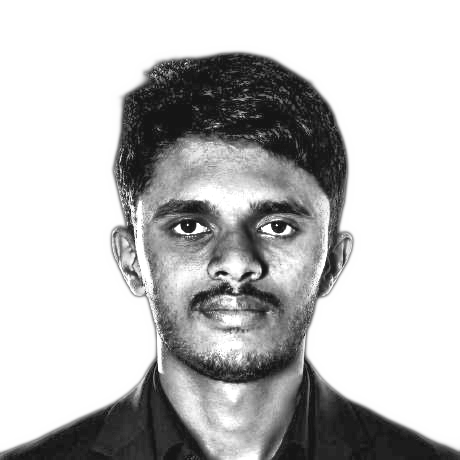
#> input picture assets/source-prepped.png, 460 x 460 px
$ python make_ascii_svg.py
#> lines starting #> are read from the running program, lines starting #| are printed output that depends on the picture
"""
Convert a portrait photo into a CLEAN, monochrome ASCII-art SVG (Andrew6rant
style: one light-gray color, subject isolated on a dark background) that plays
two grid-aligned falling-block assemblies in succession:
  1. Square 80x80 blocks dropping and stacking into the portrait
  2. Board clears downward, then interlocking Tetris tetrominoes drop & lock

GitHub renders SVGs embedded via <img> and runs their SMIL animations there (JS
does not run). Blocks are sliced along exact character/line boundaries so there
is zero <use> or per-block <clipPath> overhead.
"""
from PIL import Image, ImageEnhance, ImageFilter
import html
import math
import os
import random
import sys

HERE = os.path.dirname(os.path.abspath(__file__))
SRC = sys.argv[1] if len(sys.argv) > 1 else os.path.join(HERE, "..", "assets", "source-prepped.png")
OUT = sys.argv[2] if len(sys.argv) > 2 else os.path.join(HERE, "..", "avi-ascii.svg")

COLS = 100
ROWS = 53
CELL_W = 8
CELL_H = 16
RAMP = " .`:-=+*cs#%@"  # bright(sparse) -> dark(dense); leading space clears bg

CONTRAST = 1.05
BRIGHTNESS = 1.0
GAMMA = 1.18          # >1 brightens mids -> face lands in sparser chars
SHARPEN = False
WHITE_FLOOR = 0.80    # luminance above this is forced to blank (space)

PAD = 20
TITLEBAR_H = 30
STATUS_H = 30
CHARS_PER_BLK = 10    # 10 * 8  = 80px wide
LINES_PER_BLK = 5     #  5 * 16 = 80px tall
BLOCK_SIZE = 80       # exact square aligned to character cell boundaries

BG = "#0d1117"
BG2 = "#111722"
FRAME = "#30363d"
TITLE_TEXT = "#7d8590"
INK = "#c9d1d9"      # the single ascii color (matches Andrew6rant)

# ---- timing ---------------------------------------------------------------
BASE_FALL_DUR = 0.62
STEP_GAP = 0.13
COL_SPREAD = 0.85
HOLD_BETWEEN = 1.10
HOLD_END = 1.40
CLEAR_DUR = 0.42

BASE_TETROMINOES = {
    "I": [(0, 0), (1, 0), (2, 0), (3, 0)],
    "O": [(0, 0), (1, 0), (0, 1), (1, 1)],
    "T": [(0, 0), (1, 0), (2, 0), (1, 1)],
    "S": [(1, 0), (2, 0), (0, 1), (1, 1)],
    "Z": [(0, 0), (1, 0), (1, 1), (2, 1)],
    "J": [(0, 0), (0, 1), (1, 1), (2, 1)],
    "L": [(2, 0), (0, 1), (1, 1), (2, 1)],
}
BASE_TRIMINOES = {
    "L3": [(0, 0), (0, 1), (1, 1)],
    "I3": [(0, 0), (1, 0), (2, 0)],
}
TETRIS_COLORS = {
    "I": "#39c5cf",
    "O": "#e3b341",
    "T": "#bc8cff",
    "S": "#3fb950",
    "Z": "#f85149",
    "J": "#58a6ff",
    "L": "#ffa657",
    "L3": "#7d8590",
    "I3": "#7d8590",
}


def rotations(cells):
    """Return unique normalized rotations of a polyomino."""
    out = set()
    cur = list(cells)
    for _ in range(4):
        minx = min(x for x, y in cur)
        miny = min(y for x, y in cur)
        out.add(tuple(sorted((x - minx, y - miny) for x, y in cur)))
        cur = [(-y, x) for x, y in cur]
    return list(out)


def tile_tetris_grid(grid_cols, grid_rows, seed=7):
    """Tile a grid bottom-up into tetrominoes (plus minimal triminoes if area % 4 != 0)."""
    rng = random.Random(seed)
    tet_vars = [(n, r) for n, b in BASE_TETROMINOES.items() for r in rotations(b)]
    tri_vars = [(n, r) for n, b in BASE_TRIMINOES.items() for r in rotations(b)]
    tri_budget = (4 - (grid_cols * grid_rows) % 4) % 4  # 2 for 10x15 -> two 3-cell pieces

    grid = [[-1] * grid_cols for _ in range(grid_rows)]
    pieces = []

    def next_empty():
        for y in range(grid_rows - 1, -1, -1):
            for x in range(grid_cols):
                if grid[y][x] == -1:
                    return x, y
        return None

    def components_feasible(tri_left):
        seen = [[False] * grid_cols for _ in range(grid_rows)]
        small_need = 0
        for sy in range(grid_rows):
            for sx in range(grid_cols):
                if grid[sy][sx] != -1 or seen[sy][sx]:
                    continue
                stack = [(sx, sy)]
                seen[sy][sx] = True
                cnt = 0
                while stack:
                    cx, cy = stack.pop()
                    cnt += 1
                    for dx, dy in ((1, 0), (-1, 0), (0, 1), (0, -1)):
                        nx, ny = cx + dx, cy + dy
                        if 0 <= nx < grid_cols and 0 <= ny < grid_rows and not seen[ny][nx] and grid[ny][nx] == -1:
                            seen[ny][nx] = True
                            stack.append((nx, ny))
                if cnt < 3:
                    return False
                rem = cnt % 4
                if rem in (1, 2):
                    if rem == 2 and tri_left >= 2:
                        small_need += 2
                    else:
                        return False
                elif rem == 3:
                    small_need += 1
        return small_need <= tri_left

    def solve(tri_left):
        pos = next_empty()
        if pos is None:
            return tri_left == 0
        ax, ay = pos
        cands = []
        for name, shape in tet_vars:
            for ox, oy in shape:
                pts = [(ax + x - ox, ay + y - oy) for x, y in shape]
                if all(0 <= px < grid_cols and 0 <= py < grid_rows and grid[py][px] == -1 for px, py in pts):
                    cands.append((name, pts, 0))
        if tri_left > 0 and ay <= 3:
            for name, shape in tri_vars:
                for ox, oy in shape:
                    pts = [(ax + x - ox, ay + y - oy) for x, y in shape]
                    if all(0 <= px < grid_cols and 0 <= py < grid_rows and grid[py][px] == -1 for px, py in pts):
                        cands.append((name, pts, 1))
        rng.shuffle(cands)
        cands.sort(key=lambda item: item[2])
        for name, pts, cost in cands:
            pid = len(pieces)
            for px, py in pts:
                grid[py][px] = pid
            if components_feasible(tri_left - cost):
                pieces.append((pid, name, pts))
                if solve(tri_left - cost):
                    return True
                pieces.pop()
            for px, py in pts:
                grid[py][px] = -1
        return False

    assert solve(tri_budget), f"Failed to tile {grid_cols}x{grid_rows} grid"
    return grid, pieces


def piece_outline_path(pts, origin_x, origin_y, size):
    """Build exact outer boundary path of a connected polyomino."""
    cell_set = set(pts)
    edges = {}
    for gx, gy in pts:
        x0, y0 = origin_x + gx * size, origin_y + gy * size
        x1, y1 = x0 + size, y0 + size
        if (gx, gy - 1) not in cell_set:
            edges.setdefault((x0, y0), []).append((x1, y0))
        if (gx + 1, gy) not in cell_set:
            edges.setdefault((x1, y0), []).append((x1, y1))
        if (gx, gy + 1) not in cell_set:
            edges.setdefault((x1, y1), []).append((x0, y1))
        if (gx - 1, gy) not in cell_set:
            edges.setdefault((x0, y1), []).append((x0, y0))
    loops = []
    while edges:
        start = next(iter(edges))
        cur = start
        loop = [cur]
        while True:
            nxt = edges[cur].pop(0)
            if not edges[cur]:
                del edges[cur]
            if nxt == start:
                break
            loop.append(nxt)
            cur = nxt
        loops.append(loop)
    return "".join(
        f"M{lp[0][0]:.1f} {lp[0][1]:.1f}" + "".join(f"L{x:.1f} {y:.1f}" for x, y in lp[1:]) + "Z"
        for lp in loops
    )


def inner_mino_seams(pts, origin_x, origin_y, size):
    """Internal lines between adjacent minos of the same polyomino."""
    cell_set = set(pts)
    segs = []
    for gx, gy in pts:
        x0, y0 = origin_x + gx * size, origin_y + gy * size
        if (gx + 1, gy) in cell_set:
            segs.append(f"M{x0+size:.1f} {y0:.1f}V{y0+size:.1f}")
        if (gx, gy + 1) in cell_set:
            segs.append(f"M{x0:.1f} {y0+size:.1f}H{x0+size:.1f}")
    return "".join(segs)


def render_cell_texts(padded_rows, gx, gy, art_top, font_size):
    """Render the sliced <text> lines belonging to a single grid square."""
    bx = PAD + gx * BLOCK_SIZE
    by = art_top + gy * BLOCK_SIZE
    c0 = gx * CHARS_PER_BLK
    c1 = c0 + CHARS_PER_BLK
    texts = []
    for lr in range(LINES_PER_BLK):
        ry = gy * LINES_PER_BLK + lr
        ty = by + lr * CELL_H + CELL_H * 0.74
        slice_txt = html.escape(padded_rows[ry][c0:c1])
        texts.append(
            f'<text xml:space="preserve" x="{bx}" y="{ty:.1f}" fill="{INK}" '
            f'font-size="{font_size:.1f}" textLength="{BLOCK_SIZE}" lengthAdjust="spacing">'
            f'{slice_txt}</text>'
        )
    return "".join(texts)


def drop_group(inner, fall_dist, t_start, fall_dur, total_dur):
    """Wrap content in a SMIL gravity-drop + settle <g> synced to master loop."""
    k1 = max(0.0005, t_start / total_dur)
    k2 = (t_start + 0.88 * fall_dur) / total_dur
    k3 = (t_start + 0.95 * fall_dur) / total_dur
    k4 = min(0.9995, (t_start + fall_dur) / total_dur)
    return (
        f'<g transform="translate(0,-{fall_dist})">{inner}'
        f'<animateTransform attributeName="transform" type="translate" '
        f'values="0 -{fall_dist}; 0 -{fall_dist}; 0 0; 0 -3; 0 0; 0 0" '
        f'keyTimes="0; {k1:.5f}; {k2:.5f}; {k3:.5f}; {k4:.5f}; 1" '
        f'keySplines="0 0 1 1; 0.45 0 1 0.9; 0.2 0.8 0.4 1; 0.4 0 0.8 1; 0 0 1 1" '
        f'calcMode="spline" begin="0s" dur="{total_dur:.3f}s" repeatCount="indefinite"/>'
        f'</g>'
    )

TXT_SRC = os.path.join(HERE, "..", "assets", "ascii-art.txt")
if not os.path.exists(TXT_SRC):
    TXT_SRC = os.path.join(HERE, "..", "ascii-art.txt")

if os.path.exists(TXT_SRC):
    with open(TXT_SRC, "r", encoding="utf-8") as f:
        rows_txt = [line.rstrip("\r\n") for line in f if line.strip()]
    ROWS = len(rows_txt)
    COLS = max(len(l) for l in rows_txt) if rows_txt else 100
    rows_txt = [l.ljust(COLS) for l in rows_txt]
else:
    im = Image.open(SRC).convert("L")               # grayscale
#> im is the input picture: PIL image 460x460 L; min 18, max 255, mean 191.7
    if SHARPEN:
        im = im.filter(ImageFilter.UnsharpMask(radius=2, percent=140, threshold=2))
    im = ImageEnhance.Brightness(im).enhance(BRIGHTNESS)
    im = ImageEnhance.Contrast(im).enhance(CONTRAST)
    im = im.resize((COLS, ROWS), Image.LANCZOS)
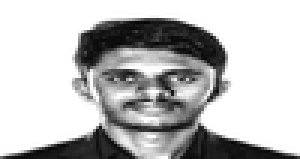
#> im: PIL image 100x53 L (shown 3 times larger); min 4, max 255, mean 189.5
    px = im.load()

    rows_txt = []
    for y in range(ROWS):
        chars = []
        for x in range(COLS):
            lum = px[x, y] / 255.0
            lum = pow(lum, GAMMA)
            if lum >= WHITE_FLOOR:
                chars.append(" ")
                continue
            idx = int((1.0 - lum) * (len(RAMP) - 1) + 0.5)
            idx = max(0, min(len(RAMP) - 1, idx))
            chars.append(RAMP[idx])
        rows_txt.append("".join(chars))
#> after the loop, rows_txt = 53 items

STATIC = bool(os.environ.get("STATIC"))  # emit frozen state for previews

# Pad rows/cols cleanly to an exact grid of BLOCK_SIZE x BLOCK_SIZE squares
GRID_COLS = math.ceil(COLS / CHARS_PER_BLK)
GRID_ROWS = math.ceil(ROWS / LINES_PER_BLK)
PADDED_COLS = GRID_COLS * CHARS_PER_BLK
PADDED_ROWS = GRID_ROWS * LINES_PER_BLK

pad_left = (PADDED_COLS - COLS) // 2
pad_top = (PADDED_ROWS - ROWS) // 2
pad_bottom = PADDED_ROWS - ROWS - pad_top
padded_rows = (
    [" " * PADDED_COLS] * pad_top
    + [(" " * pad_left + l).ljust(PADDED_COLS) for l in rows_txt]
    + [" " * PADDED_COLS] * pad_bottom
)
#> padded_rows = 55 items

GRID_W = GRID_COLS * BLOCK_SIZE
GRID_H = GRID_ROWS * BLOCK_SIZE

CANVAS_W = GRID_W + PAD * 2
CANVAS_H = TITLEBAR_H + GRID_H + STATUS_H + PAD

art_top = TITLEBAR_H + PAD * 0.35

# ---- 2. assemble SVG ------------------------------------------------------
parts = []
parts.append(
    f'<svg xmlns="http://www.w3.org/2000/svg" width="{CANVAS_W}" height="{CANVAS_H}" '
    f'viewBox="0 0 {CANVAS_W} {CANVAS_H}" font-family="ui-monospace, SFMono-Regular, '
    f'Menlo, Consolas, monospace">'
)
parts.append(
    f'<defs>'
    f'<linearGradient id="bg" x1="0" y1="0" x2="0" y2="1">'
    f'<stop offset="0" stop-color="{BG2}"/><stop offset="1" stop-color="{BG}"/>'
    f'</linearGradient>'
    f'<clipPath id="art-vp"><rect x="{PAD}" y="{art_top:.1f}" '
    f'width="{GRID_W}" height="{GRID_H}"/></clipPath>'
    f'</defs>'
)

parts.append(f'<rect width="{CANVAS_W}" height="{CANVAS_H}" rx="12" fill="url(#bg)"/>')
parts.append(f'<rect x="0.5" y="0.5" width="{CANVAS_W-1}" height="{CANVAS_H-1}" rx="12" '
             f'fill="none" stroke="{FRAME}" stroke-width="1"/>')

parts.append(f'<line x1="0" y1="{TITLEBAR_H}" x2="{CANVAS_W}" y2="{TITLEBAR_H}" stroke="{FRAME}"/>')
for i, dotcol in enumerate(["#ff5f56", "#ffbd2e", "#27c93f"]):
    parts.append(f'<circle cx="{PAD + i*16}" cy="{TITLEBAR_H/2}" r="5" fill="{dotcol}"/>')
font_size = CELL_H * 0.86

if STATIC:
    parts.append(f'<text x="{CANVAS_W/2}" y="{TITLEBAR_H/2 + 4}" fill="{TITLE_TEXT}" font-size="12" '
                 f'text-anchor="middle">abrez-rizvi@github: ~$ ./portrait.sh</text>')
    parts.append('<g clip-path="url(#art-vp)">')
    for ry, line in enumerate(padded_rows):
        y = art_top + ry * CELL_H + CELL_H * 0.74
        parts.append(
            f'<text xml:space="preserve" x="{PAD}" y="{y:.1f}" fill="{INK}" '
            f'font-size="{font_size:.1f}" textLength="{GRID_W}" lengthAdjust="spacing">'
            f'{html.escape(line)}</text>'
        )
    parts.append('</g>')
else:
    # ---- Phase 1: square 80x80 blocks dropping & stacking ----
    col_order = sorted(range(GRID_COLS), key=lambda c: ((c * 5 + 3) % GRID_COLS))
    col_delays = [0.0] * GRID_COLS
    for rank, col in enumerate(col_order):
        col_delays[col] = (rank / max(1, GRID_COLS - 1)) * COL_SPREAD

    p1_items = []
    p1_max_land = 0.0
    for gx in range(GRID_COLS):
        for gy in range(GRID_ROWS - 1, -1, -1):
            stack_idx = (GRID_ROWS - 1) - gy
            fall_dist = (gy + 1) * BLOCK_SIZE
            fall_dur = max(0.22, BASE_FALL_DUR * math.sqrt(fall_dist / GRID_H))
            jitter = ((gx * 7 + gy * 3) % 5) * 0.010
            t_start = 0.05 + col_delays[gx] + stack_idx * STEP_GAP + jitter
            p1_max_land = max(p1_max_land, t_start + fall_dur)
            inner = render_cell_texts(padded_rows, gx, gy, art_top, font_size)
            p1_items.append((inner, fall_dist, t_start, fall_dur))
#> after the loop, p1_items = 110 items

    t_clear1 = p1_max_land + HOLD_BETWEEN
    t_p2 = t_clear1 + CLEAR_DUR

    # ---- Phase 2: interlocking Tetris tetrominoes ----
    grid, pieces = tile_tetris_grid(GRID_COLS, GRID_ROWS, seed=7)
    deps = {pid: set() for pid, _, _ in pieces}
    for pid, _, pts in pieces:
        for gx, gy in pts:
            if gy + 1 < GRID_ROWS:
                below = grid[gy + 1][gx]
                if below != pid:
                    deps[pid].add(below)

    depth = {}
    def get_depth(pid):
        if pid not in depth:
            depth[pid] = 0 if not deps[pid] else 1 + max(get_depth(q) for q in deps[pid])
        return depth[pid]

    for pid, _, _ in pieces:
        get_depth(pid)

    order_pids = sorted(
        range(len(pieces)),
        key=lambda p: (depth[p], -max(y for _, y in pieces[p][2]), min(x for x, _ in pieces[p][2])),
    )
    t_start_map, t_land_map = {}, {}
    for pid in order_pids:
        _, _, pts = pieces[pid]
        max_y = max(y for _, y in pts)
        min_x = min(x for x, _ in pts)
        fall_dist = (max_y + 1) * BLOCK_SIZE
        fall_dur = max(0.24, BASE_FALL_DUR * math.sqrt(fall_dist / GRID_H))
        if not deps[pid]:
            t_start = (min_x % 5) * 0.08 + (pid % 3) * 0.05
        else:
            min_land = max(t_land_map[q] for q in deps[pid]) + 0.11
            col_wave = ((min_x * 3 + depth[pid] * 5) % 4) * 0.04
            t_start = max(0.0, min_land - fall_dur + col_wave)
        t_start_map[pid] = t_start
        t_land_map[pid] = t_start + fall_dur

    p2_base = t_p2 + 0.08
    p2_end = p2_base + max(t_land_map.values()) + 0.43
    t_clear2 = p2_end + HOLD_END
    t_p2_hide = t_clear2 + CLEAR_DUR
    total_loop = t_p2_hide + 0.15

    p1_blocks = [drop_group(inner, dist, ts, fd, total_loop) for inner, dist, ts, fd in p1_items]
#> p1_blocks = 110 items

    p2_blocks = []
    for pid in order_pids:
        _, name, pts = pieces[pid]
        max_y = max(y for _, y in pts)
        fall_dist = (max_y + 1) * BLOCK_SIZE
        t_start = p2_base + t_start_map[pid]
        t_land = p2_base + t_land_map[pid]
        fall_dur = t_land_map[pid] - t_start_map[pid]
        color = TETRIS_COLORS[name]
        outline = piece_outline_path(pts, PAD, art_top, BLOCK_SIZE)
        seams = inner_mino_seams(pts, PAD, art_top, BLOCK_SIZE)
        k_fs = (t_land + 0.08) / total_loop
        k_fe = (t_land + 0.43) / total_loop
        border_grp = (
            f'<g opacity="0.9">'
            f'<path d="{outline}" fill="{color}" fill-opacity="0.09" stroke="{color}" '
            f'stroke-width="2" stroke-linejoin="round"/>'
            + (f'<path d="{seams}" fill="none" stroke="{color}" stroke-width="1" stroke-opacity="0.32"/>' if seams else '')
            + f'<animate attributeName="opacity" values="0.9;0.9;0;0" '
            f'keyTimes="0;{k_fs:.5f};{k_fe:.5f};1" '
            f'begin="0s" dur="{total_loop:.3f}s" repeatCount="indefinite"/></g>'
        )
        texts = "".join(render_cell_texts(padded_rows, gx, gy, art_top, font_size) for gx, gy in pts)
        p2_blocks.append(drop_group(border_grp + texts, fall_dist, t_start, fall_dur, total_loop))
#> after the loop, p2_blocks = 28 items

    k_c1s = t_clear1 / total_loop
    k_p2 = t_p2 / total_loop
    k_c2s = t_clear2 / total_loop
    k_p2h = t_p2_hide / total_loop

    # Titlebar command switches between ./portrait.sh and ./tetris_portrait.sh each loop
    parts.append(
        f'<text x="{CANVAS_W/2}" y="{TITLEBAR_H/2 + 4}" fill="{TITLE_TEXT}" font-size="12" '
        f'text-anchor="middle">abrez-rizvi@github: ~$ ./portrait.sh'
        f'<animate attributeName="display" values="inline;none;none" keyTimes="0;{k_p2:.5f};1" '
        f'calcMode="discrete" begin="0s" dur="{total_loop:.3f}s" repeatCount="indefinite"/></text>'
    )
    parts.append(
        f'<text x="{CANVAS_W/2}" y="{TITLEBAR_H/2 + 4}" fill="{TITLE_TEXT}" font-size="12" '
        f'text-anchor="middle" display="none">abrez-rizvi@github: ~$ ./tetris_portrait.sh'
        f'<animate attributeName="display" values="none;inline;inline" keyTimes="0;{k_p2:.5f};1" '
        f'calcMode="discrete" begin="0s" dur="{total_loop:.3f}s" repeatCount="indefinite"/></text>'
    )

    parts.append('<g clip-path="url(#art-vp)">')
    parts.append(
        f'<g>{"".join(p1_blocks)}'
        f'<animateTransform attributeName="transform" type="translate" '
        f'values="0 0; 0 0; 0 {GRID_H}; 0 {GRID_H}" '
        f'keyTimes="0; {k_c1s:.5f}; {k_p2:.5f}; 1" '
        f'keySplines="0 0 1 1; 0.55 0 1 1; 0 0 1 1" '
        f'calcMode="spline" begin="0s" dur="{total_loop:.3f}s" repeatCount="indefinite"/>'
        f'<animate attributeName="display" values="inline;none;none" keyTimes="0;{k_p2:.5f};1" '
        f'calcMode="discrete" begin="0s" dur="{total_loop:.3f}s" repeatCount="indefinite"/></g>'
    )
    parts.append(
        f'<g display="none">{"".join(p2_blocks)}'
        f'<animateTransform attributeName="transform" type="translate" '
        f'values="0 0; 0 0; 0 {GRID_H}; 0 {GRID_H}" '
        f'keyTimes="0; {k_c2s:.5f}; {k_p2h:.5f}; 1" '
        f'keySplines="0 0 1 1; 0.55 0 1 1; 0 0 1 1" '
        f'calcMode="spline" begin="0s" dur="{total_loop:.3f}s" repeatCount="indefinite"/>'
        f'<animate attributeName="display" values="none;inline;none;none" '
        f'keyTimes="0;{k_p2:.5f};{k_p2h:.5f};1" '
        f'calcMode="discrete" begin="0s" dur="{total_loop:.3f}s" repeatCount="indefinite"/></g>'
    )
    parts.append('</g>')
    print(f"timeline (loop={total_loop:.2f}s): blocks 0.05->{p1_max_land:.2f}s, "
          f"clear1 {t_clear1:.2f}->{t_p2:.2f}s, tetris {p2_base:.2f}->{p2_end:.2f}s, "
          f"clear2 {t_clear2:.2f}->{t_p2_hide:.2f}s")

# status bar with a steady blinking cursor
status_line_y = TITLEBAR_H + GRID_H + PAD * 0.35
status_y = status_line_y + 19
parts.append(f'<line x1="0" y1="{status_line_y:.1f}" x2="{CANVAS_W}" y2="{status_line_y:.1f}" stroke="{FRAME}"/>')
parts.append(f'<text x="{PAD}" y="{status_y:.1f}" fill="{TITLE_TEXT}" font-size="13">'
             f'abrez-rizvi@github:~$ whoami <tspan fill="{INK}">Abrez Rizvi</tspan></text>')
parts.append(f'<rect x="{PAD+318}" y="{status_y-12:.1f}" width="8" height="14" fill="{INK}">'
             f'<animate attributeName="opacity" values="1;1;0;0" keyTimes="0;0.5;0.51;1" '
             f'dur="1s" repeatCount="indefinite"/></rect>')

parts.append("</svg>")
svg = "".join(parts)
with open(OUT, "w", encoding="utf-8") as f:
    f.write(svg)
print("wrote", OUT, len(svg), "bytes;", CANVAS_W, "x", CANVAS_H,
      f"grid={GRID_COLS}x{GRID_ROWS} ({BLOCK_SIZE}px squares)")
#| wrote scripts/../avi-ascii.svg 209182 bytes; 840 x 960 grid=10x11 (80px squares)

$ run again, with assets/ascii-art.png copied over assets/source-prepped.png
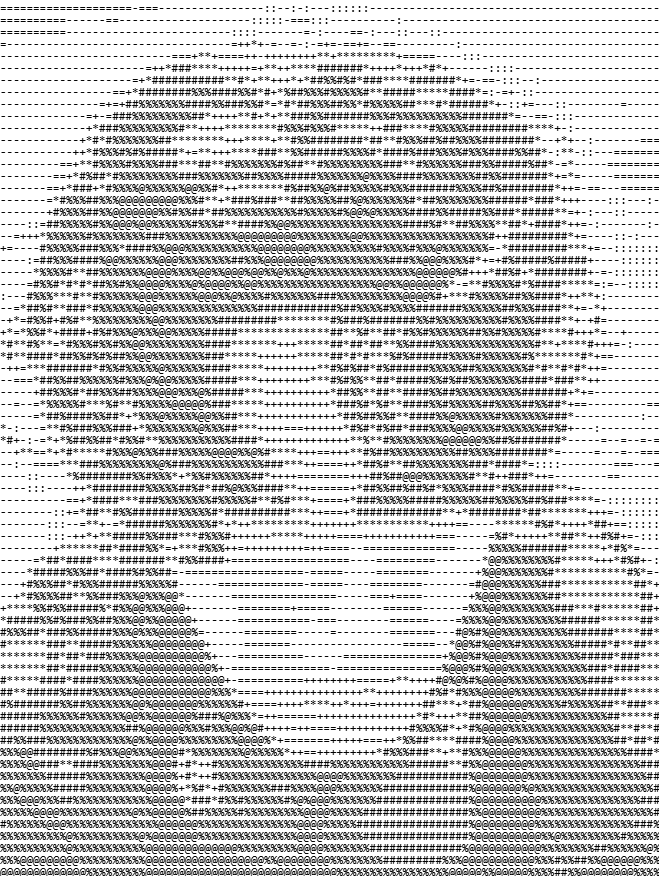
#> input picture assets/ascii-art.png, 659 x 876 px
#> `im = im.resize((COLS, ROWS), Image.LANCZOS)`:
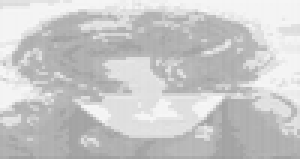
#> im: PIL image 100x53 L (shown 3 times larger); min 157, max 248, mean 200.8
#> after the loop `for y in range(ROWS):`: rows_txt = 53 items
#> padded_rows = 55 items
#> after the loop `for gx in range(GRID_COLS):`: p1_items = 110 items
#> after the loop `for pid in order_pids:`: p2_blocks = 28 items
#| wrote scripts/../avi-ascii.svg 209182 bytes; 840 x 960 grid=10x11 (80px squares)
